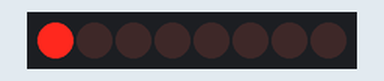
Recording of a sketch running on a simulated Arduino Uno, built with avr-gcc and run on an emulated ATmega328P. On the bench: 8 shift-register outputs drawn as a row of LEDs (first output left, lit = HIGH). Wiring (inferred from the names in the program): shift register (74HC595): data pin 2; shift clock pin 4; latch pin 3. Wiring (inferred from the signals the program sends): row of LEDs: on Q0, Q1, Q2, Q3, Q4, Q5, Q6, Q7.

Above: at 0.6 s.
Timing chart, 0 to 6.5 s (numbered marks = the images above):
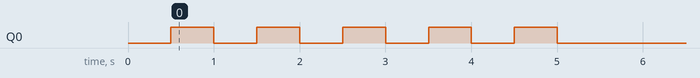

The sketch:

Leds20.ino
```cpp
#define DATA 2
#define LATCH 3
#define CLOCK 4

void setup(){
  pinMode(DATA, OUTPUT);
  pinMode(LATCH, OUTPUT);
  pinMode(CLOCK, OUTPUT);

  digitalWrite(CLOCK, 0); // (estado
  digitalWrite(LATCH, 0); //  inicial)

  desligaLeds();

  for (int i = 10; i <= 20; i++) {
    desligaLeds();
    exibeBitLSB(i);
    delay(500);
  }
}

void loop(){

}

void pulso(int pino){
  digitalWrite(pino, 1);
  digitalWrite(pino, 0);
}

void desligaLeds() {
  shiftOut(DATA, CLOCK, LSBFIRST, B00000000);
  pulso(LATCH);
}

void exibeBitLSB(byte n) {
  if (bitRead(n, 0) == 0) {
    shiftOut(DATA, CLOCK, LSBFIRST, B00000000);
    pulso(LATCH);
  } else {
    shiftOut(DATA, CLOCK, LSBFIRST, B10000000);
    pulso(LATCH);
  }
}
```
